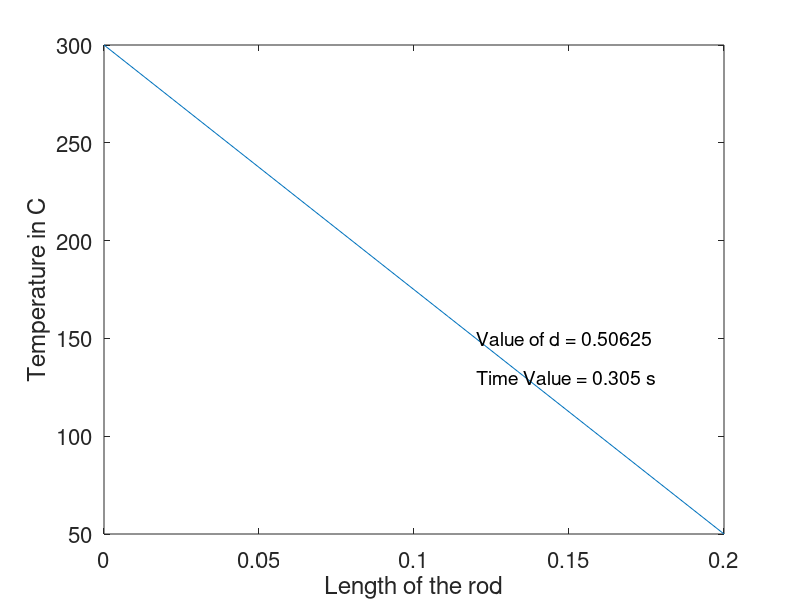

The MATLAB source for this figure:
close all;
clear all;
clc;

%Geometry Definition
L = 0.2; %Length of the rod in m
N = 10;  %Number of nodes
dx = L/(N-1);  %Grid size
dt = 5e-3;    %Time step
t_max = 0.3;  %Max simulation time
x = linspace(0,L,N);;
t=0:dt:t_max;

alpha = 0.05;           %DIffusion coefficient

%Intial and Boundary Condtions
Tb = 300;                   %Boundary Condition at base
Ttip = 50;                  %Boundary Condition at tip
Tcurrent = ones(1,N)*30;

%Solution
d = alpha*dt/dx^2;       % value of d should be less than 0.5 for a stable solution

for j = 2:length(t)      % Loop for the timestep   
  T = Tcurrent;
  T(1) = Tb;
  T(end) = Ttip;
  for i = 2:(N-1)
     T(i) = T(i)+d*(T(i+1)-2*T(i)+T(i-1));
  endfor

Tcurrent = T;
time = j*dt;
plot(x,Tcurrent)    
xlabel('Length of the rod','FontSize',14)
ylabel('Temperature in C','FontSize',14)
set(gca,'FontSize',16)
str1 = sprintf('Value of d = %d',d);
str2 = sprintf('Time Value = %d s',time);
text(0.12,150,str1,'FontSize',14)
text(0.12,130,str2,'FontSize',14)
shg
pause(0.01) 
end

